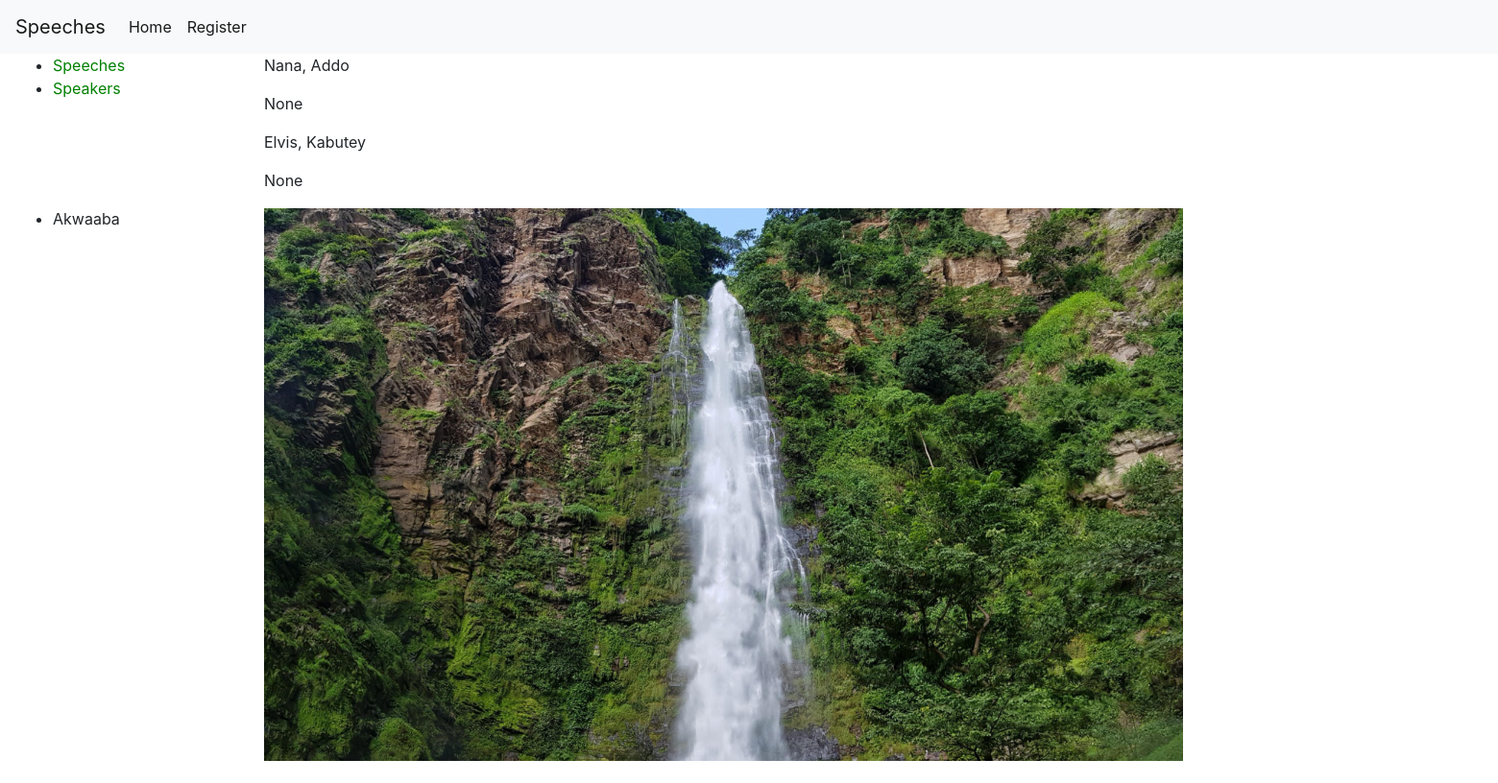
Screenshot of /and/speech/speakers/ with the database file from the repository.
### spoke/models.py (models this page shows, shortened)
class Speaker(models.Model):
    first_name = models.CharField(max_length=100)
    last_name = models.CharField(max_length=100)
    speaker_info = models.TextField(max_length=2000, null= True)
    class Meta:
        ordering = ['last_name', 'first_name']

### spoke/views.py (the view)
# urls.py: path('speakers/', views.SpeakerListView.as_view(), name = 'speaker_list'),
class SpeakerListView(generic.ListView):
    model = Speaker
    context_object_name = 'speaker'
    queryset = Speaker.objects.all()
    template_name = 'speakers/speaker_list.html'

### spoke/templates/spoke/speaker_list.html
{% extends "base_generic.html" %}
{% block content %}
    {%for b in speaker%}
    <p>{{b.first_name}}, {{b.last_name}}</p>
    <p>{{b.speaker_info}}</p>
    {% endfor %}
{% endblock %}

### rows the page displays
Speaker: first_name "Nana", last_name "Addo", speaker_info "None"
Speaker: first_name "Elvis", last_name "Kabutey", speaker_info "None"
